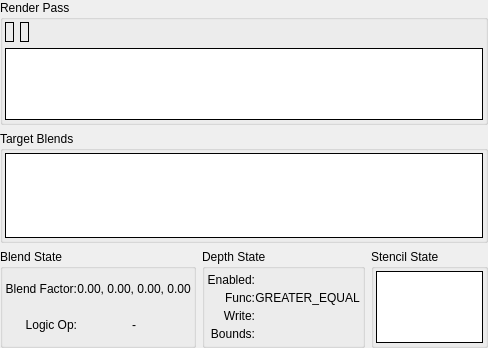
         <widget class="QWidget" name="fbScrollContents">
          <property name="geometry">
           <rect>
            <x>0</x>
            <y>0</y>
            <width>488</width>
            <height>348</height>
           </rect>
          </property>
          <layout class="QGridLayout" name="gridLayout_4">
           <property name="leftMargin">
            <number>0</number>
           </property>
           <property name="topMargin">
            <number>0</number>
           </property>
           <property name="rightMargin">
            <number>0</number>
           </property>
           <property name="bottomMargin">
            <number>0</number>
           </property>
           <item row="0" column="0" colspan="3">
            <widget class="QGroupBox" name="framebufferGroup">
             <property name="sizePolicy">
              <sizepolicy hsizetype="Preferred" vsizetype="Expanding">
               <horstretch>0</horstretch>
               <verstretch>0</verstretch>
              </sizepolicy>
             </property>
             <property name="title">
              <string>Render Pass</string>
             </property>
             <layout class="QVBoxLayout" name="verticalLayout_17">
              <property name="leftMargin">
               <number>2</number>
              </property>
              <property name="topMargin">
               <number>2</number>
              </property>
              <property name="rightMargin">
               <number>2</number>
              </property>
              <property name="bottomMargin">
               <number>2</number>
              </property>
              <item>
               <layout class="QHBoxLayout" name="horizontalLayout_23">
                <item>
                 <widget class="RDLabel" name="renderpass">
                  <property name="frameShape">
                   <enum>QFrame::Box</enum>
                  </property>
                  <property name="margin">
                   <number>4</number>
                  </property>
                 </widget>
                </item>
                <item>
                 <widget class="RDLabel" name="framebuffer">
                  <property name="frameShape">
                   <enum>QFrame::Box</enum>
                  </property>
                  <property name="margin">
                   <number>2</number>
                  </property>
                 </widget>
                </item>
                <item>
                 <spacer name="horizontalSpacer_2">
                  <property name="orientation">
                   <enum>Qt::Horizontal</enum>
                  </property>
                  <property name="sizeHint" stdset="0">
                   <size>
                    <width>40</width>
                    <height>20</height>
                   </size>
                  </property>
                 </spacer>
                </item>
               </layout>
              </item>
              <item>
               <widget class="RDTreeWidget" name="fbAttach">
                <property name="frameShape">
                 <enum>QFrame::Box</enum>
                </property>
                <property name="frameShadow">
                 <enum>QFrame::Plain</enum>
                </property>
                <property name="sizeAdjustPolicy">
                 <enum>QAbstractScrollArea::AdjustToContents</enum>
                </property>
                <property name="editTriggers">
                 <set>QAbstractItemView::NoEditTriggers</set>
                </property>
                <property name="showDropIndicator" stdset="0">
                 <bool>false</bool>
                </property>
                <property name="indentation">
                 <number>0</number>
                </property>
                <property name="rootIsDecorated">
                 <bool>false</bool>
                </property>
                <property name="itemsExpandable">
                 <bool>false</bool>
                </property>
                <property name="allColumnsShowFocus">
                 <bool>true</bool>
                </property>
                <property name="expandsOnDoubleClick">
                 <bool>false</bool>
                </property>
                <attribute name="headerStretchLastSection">
                 <bool>false</bool>
                </attribute>
               </widget>
              </item>
             </layout>
            </widget>
           </item>
           <item row="1" column="0" colspan="3">
            <widget class="QGroupBox" name="blendsGroup">
             <property name="sizePolicy">
              <sizepolicy hsizetype="Preferred" vsizetype="Expanding">
               <horstretch>0</horstretch>
               <verstretch>0</verstretch>
              </sizepolicy>
             </property>
             <property name="title">
              <string>Target Blends</string>
             </property>
             <layout class="QHBoxLayout" name="horizontalLayout_25">
              <property name="leftMargin">
               <number>2</number>
              </property>
              <property name="topMargin">
               <number>2</number>
              </property>
              <property name="rightMargin">
               <number>2</number>
              </property>
              <property name="bottomMargin">
               <number>2</number>
              </property>
              <item>
               <widget class="RDTreeWidget" name="blends">
                <property name="frameShape">
                 <enum>QFrame::Box</enum>
                </property>
                <property name="frameShadow">
                 <enum>QFrame::Plain</enum>
                </property>
                <property name="sizeAdjustPolicy">
                 <enum>QAbstractScrollArea::AdjustToContents</enum>
                </property>
                <property name="editTriggers">
                 <set>QAbstractItemView::NoEditTriggers</set>
                </property>
                <property name="showDropIndicator" stdset="0">
                 <bool>false</bool>
                </property>
                <property name="indentation">
                 <number>0</number>
                </property>
                <property name="rootIsDecorated">
                 <bool>false</bool>
                </property>
                <property name="itemsExpandable">
                 <bool>false</bool>
                </property>
                <property name="allColumnsShowFocus">
                 <bool>true</bool>
                </property>
                <property name="expandsOnDoubleClick">
                 <bool>false</bool>
                </property>
               </widget>
              </item>
             </layout>
            </widget>
           </item>
           <item row="2" column="0">
            <widget class="QGroupBox" name="blendStateGroup">
             <property name="sizePolicy">
              <sizepolicy hsizetype="Preferred" vsizetype="Preferred">
               <horstretch>0</horstretch>
               <verstretch>0</verstretch>
              </sizepolicy>
             </property>
             <property name="title">
              <string>Blend State</string>
             </property>
             <layout class="QGridLayout" name="blendStateGridLayout">
              <property name="leftMargin">
               <number>2</number>
              </property>
              <property name="topMargin">
               <number>2</number>
              </property>
              <property name="rightMargin">
               <number>2</number>
              </property>
              <property name="bottomMargin">
               <number>2</number>
              </property>
              <property name="spacing">
               <number>0</number>
              </property>
              <item row="0" column="0">
               <widget class="QLabel" name="blendFactorLabel">
                <property name="text">
                 <string>Blend Factor:</string>
                </property>
                <property name="alignment">
                 <set>Qt::AlignRight|Qt::AlignTrailing|Qt::AlignVCenter</set>
                </property>
                <property name="wordWrap">
                 <bool>true</bool>
                </property>
               </widget>
              </item>
              <item row="0" column="1">
               <widget class="QLabel" name="blendFactor">
                <property name="text">
                 <string>0.00, 0.00, 0.00, 0.00</string>
                </property>
                <property name="alignment">
                 <set>Qt::AlignCenter</set>
                </property>
                <property name="margin">
                 <number>4</number>
                </property>
               </widget>
              </item>
              <item row="1" column="0">
               <widget class="QLabel" name="logicOpLabel">
                <property name="text">
                 <string>Logic Op:</string>
                </property>
                <property name="alignment">
                 <set>Qt::AlignRight|Qt::AlignTrailing|Qt::AlignVCenter</set>
                </property>
                <property name="wordWrap">
                 <bool>true</bool>
                </property>
               </widget>
              </item>
              <item row="1" column="1">
               <widget class="QLabel" name="logicOp">
                <property name="text">
                 <string>-</string>
                </property>
                <property name="alignment">
                 <set>Qt::AlignCenter</set>
                </property>
                <property name="margin">
                 <number>4</number>
                </property>
               </widget>
              </item>
             </layout>
            </widget>
           </item>
           <item row="2" column="1">
            <widget class="QGroupBox" name="depthStateGroup">
             <property name="sizePolicy">
              <sizepolicy hsizetype="Preferred" vsizetype="Preferred">
               <horstretch>0</horstretch>
               <verstretch>0</verstretch>
              </sizepolicy>
             </property>
             <property name="title">
              <string>Depth State</string>
             </property>
             <layout class="QGridLayout" name="depthStateGridLayout">
              <property name="leftMargin">
               <number>2</number>
              </property>
              <property name="topMargin">
               <number>2</number>
              </property>
              <property name="rightMargin">
               <number>2</number>
              </property>
              <property name="bottomMargin">
               <number>2</number>
              </property>
              <property name="spacing">
               <number>0</number>
              </property>
              <item row="0" column="0">
               <widget class="QLabel" name="depthEnabledLabel">
                <property name="text">
                 <string>Enabled:</string>
                </property>
                <property name="alignment">
                 <set>Qt::AlignRight|Qt::AlignTrailing|Qt::AlignVCenter</set>
                </property>
               </widget>
              </item>
              <item row="0" column="1">
               <widget class="QLabel" name="depthEnabled">
                <property name="text">
                 <string/>
                </property>
                <property name="pixmap">
                 <pixmap resource="../../Resources/resources.qrc">:/cross.png</pixmap>
                </property>
                <property name="alignment">
                 <set>Qt::AlignCenter</set>
                </property>
                <property name="margin">
                 <number>4</number>
                </property>
               </widget>
              </item>
              <item row="1" column="0">
               <widget class="QLabel" name="depthFuncLabel">
                <property name="text">
                 <string>Func:</string>
                </property>
                <property name="alignment">
                 <set>Qt::AlignRight|Qt::AlignTrailing|Qt::AlignVCenter</set>
                </property>
               </widget>
              </item>
              <item row="1" column="1">
               <widget class="QLabel" name="depthFunc">
                <property name="text">
                 <string>GREATER_EQUAL</string>
                </property>
                <property name="alignment">
                 <set>Qt::AlignCenter</set>
                </property>
                <property name="margin">
                 <number>4</number>
                </property>
               </widget>
              </item>
              <item row="2" column="0">
               <widget class="QLabel" name="depthWriteLabel">
                <property name="text">
                 <string>Write:</string>
                </property>
                <property name="alignment">
                 <set>Qt::AlignRight|Qt::AlignTrailing|Qt::AlignVCenter</set>
                </property>
               </widget>
              </item>
              <item row="2" column="1">
               <widget class="QLabel" name="depthWrite">
                <property name="text">
                 <string/>
                </property>
                <property name="pixmap">
                 <pixmap resource="../../Resources/resources.qrc">:/cross.png</pixmap>
                </property>
                <property name="alignment">
                 <set>Qt::AlignCenter</set>
                </property>
                <property name="margin">
                 <number>4</number>
                </property>
               </widget>
              </item>
              <item row="3" column="0">
               <widget class="QLabel" name="depthBoundsLabel">
                <property name="text">
                 <string>Bounds:</string>
                </property>
                <property name="alignment">
                 <set>Qt::AlignRight|Qt::AlignTrailing|Qt::AlignVCenter</set>
                </property>
               </widget>
              </item>
              <item row="3" column="1">
               <widget class="QLabel" name="depthBounds">
                <property name="text">
                 <string/>
                </property>
                <property name="pixmap">
                 <pixmap resource="../../Resources/resources.qrc">:/cross.png</pixmap>
                </property>
                <property name="alignment">
                 <set>Qt::AlignCenter</set>
                </property>
                <property name="margin">
                 <number>4</number>
                </property>
               </widget>
              </item>
             </layout>
            </widget>
           </item>
           <item row="2" column="2">
            <widget class="QGroupBox" name="stencilStateGroup">
             <property name="sizePolicy">
              <sizepolicy hsizetype="Preferred" vsizetype="Preferred">
               <horstretch>0</horstretch>
               <verstretch>0</verstretch>
              </sizepolicy>
             </property>
             <property name="title">
              <string>Stencil State</string>
             </property>
             <property name="alignment">
              <set>Qt::AlignLeading|Qt::AlignLeft|Qt::AlignTop</set>
             </property>
             <layout class="QVBoxLayout" name="verticalLayout_10">
              <property name="spacing">
               <number>0</number>
              </property>
              <property name="leftMargin">
               <number>2</number>
              </property>
              <property name="topMargin">
               <number>2</number>
              </property>
              <property name="rightMargin">
               <number>2</number>
              </property>
              <property name="bottomMargin">
               <number>2</number>
              </property>
              <item>
               <widget class="RDTreeWidget" name="stencils">
                <property name="sizePolicy">
                 <sizepolicy hsizetype="Expanding" vsizetype="Preferred">
                  <horstretch>0</horstretch>
                  <verstretch>0</verstretch>
                 </sizepolicy>
                </property>
                <property name="frameShape">
                 <enum>QFrame::Box</enum>
                </property>
                <property name="frameShadow">
                 <enum>QFrame::Plain</enum>
                </property>
                <property name="verticalScrollBarPolicy">
                 <enum>Qt::ScrollBarAlwaysOff</enum>
                </property>
                <property name="horizontalScrollBarPolicy">
                 <enum>Qt::ScrollBarAsNeeded</enum>
                </property>
                <property name="sizeAdjustPolicy">
                 <enum>QAbstractScrollArea::AdjustToContents</enum>
                </property>
                <property name="editTriggers">
                 <set>QAbstractItemView::NoEditTriggers</set>
                </property>
                <property name="showDropIndicator" stdset="0">
                 <bool>false</bool>
                </property>
                <property name="selectionMode">
                 <enum>QAbstractItemView::SingleSelection</enum>
                </property>
                <property name="indentation">
                 <number>0</number>
                </property>
                <property name="rootIsDecorated">
                 <bool>false</bool>
                </property>
                <property name="itemsExpandable">
                 <bool>false</bool>
                </property>
                <property name="allColumnsShowFocus">
                 <bool>true</bool>
                </property>
                <property name="expandsOnDoubleClick">
                 <bool>false</bool>
                </property>
                <attribute name="headerStretchLastSection">
                 <bool>false</bool>
                </attribute>
               </widget>
              </item>
             </layout>
            </widget>
           </item>
          </layout>
         </widget>
